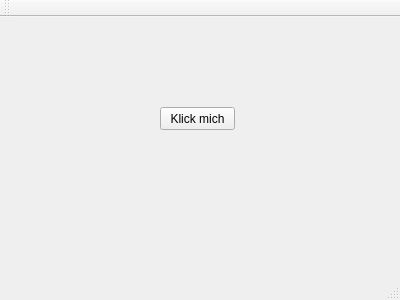
<?xml version="1.0" encoding="UTF-8"?>
<ui version="4.0">
 <class>MainWindow</class>
 <widget class="QMainWindow" name="MainWindow">
  <property name="geometry">
   <rect>
    <x>0</x>
    <y>0</y>
    <width>400</width>
    <height>300</height>
   </rect>
  </property>
  <property name="windowTitle">
   <string>MainWindow</string>
  </property>
  <widget class="QWidget" name="centralWidget">
   <widget class="QPushButton" name="pushButton">
    <property name="geometry">
     <rect>
      <x>160</x>
      <y>90</y>
      <width>75</width>
      <height>23</height>
     </rect>
    </property>
    <property name="text">
     <string>Klick mich</string>
    </property>
   </widget>
  </widget>
  <widget class="QMenuBar" name="menuBar">
   <property name="geometry">
    <rect>
     <x>0</x>
     <y>0</y>
     <width>400</width>
     <height>21</height>
    </rect>
   </property>
  </widget>
  <widget class="QToolBar" name="mainToolBar">
   <attribute name="toolBarArea">
    <enum>TopToolBarArea</enum>
   </attribute>
   <attribute name="toolBarBreak">
    <bool>false</bool>
   </attribute>
  </widget>
  <widget class="QStatusBar" name="statusBar"/>
 </widget>
 <layoutdefault spacing="6" margin="11"/>
 <resources/>
 <connections/>
</ui>
